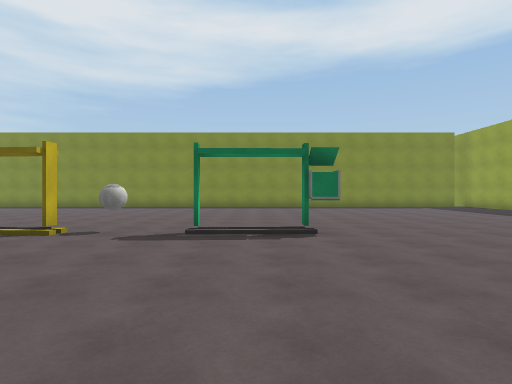
[1] (above)

24 first-person views from a walk through a Unity game level. The camera is 1.5 m above the floor, looks level and sees 80° across. Doors are open. The floor is counted in squares, 2 m on a side. Each view is taken from the middle of a square. On the plan, view 1 faces up. The plan holds only what a view shows up to about 10 squares ahead; the rest is blank. The place goes on beyond the plan. The player is left out. Some surface patterns are stand-ins.

[2]
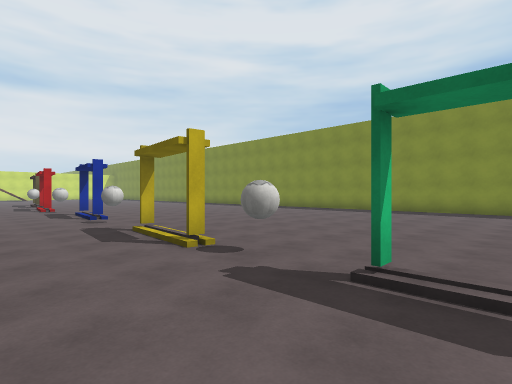

[3]
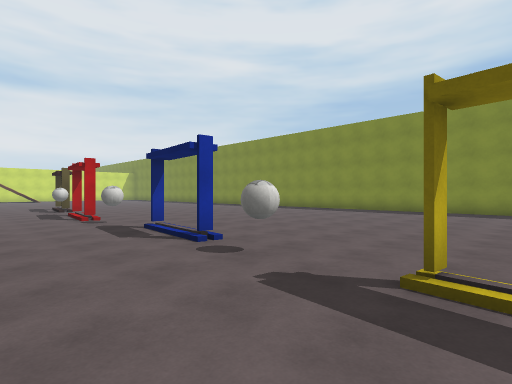

[4]
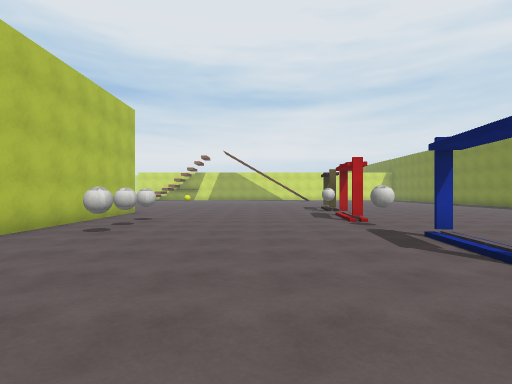

[5]
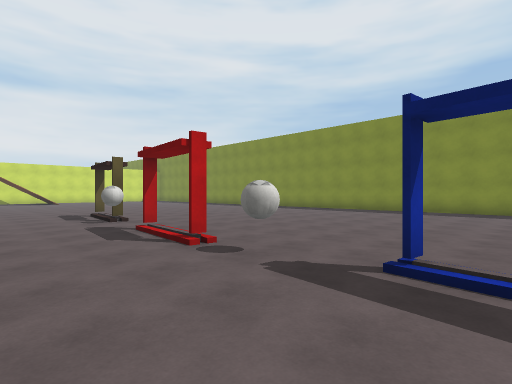

[6]
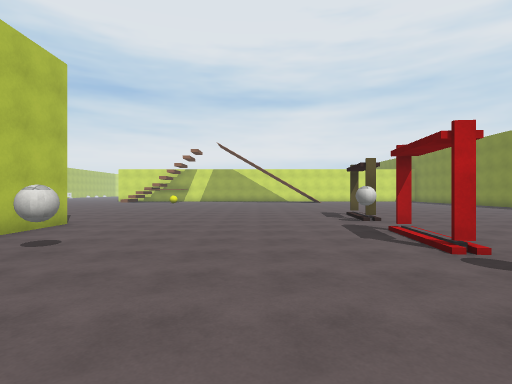

[7]
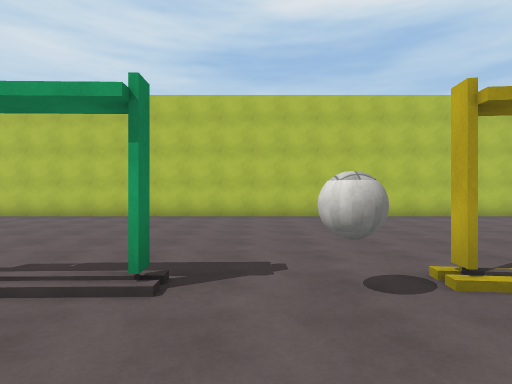

[8]
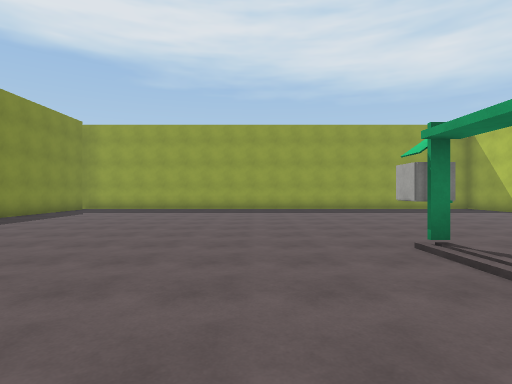

[9]
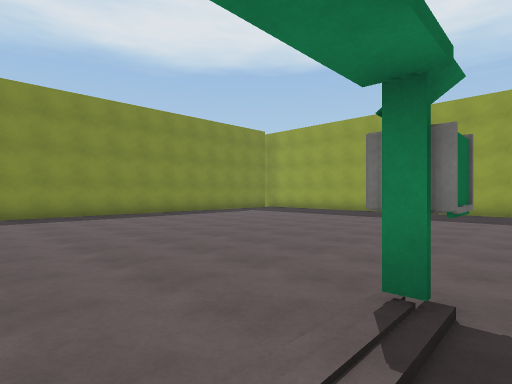

[10]
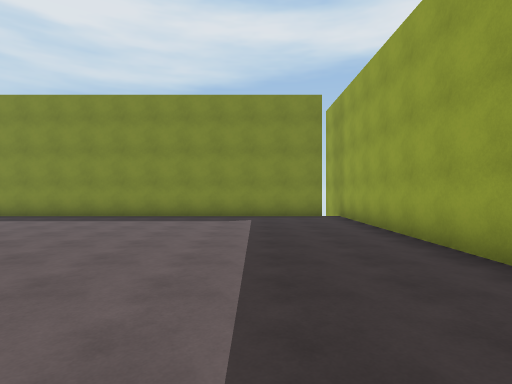

[11]
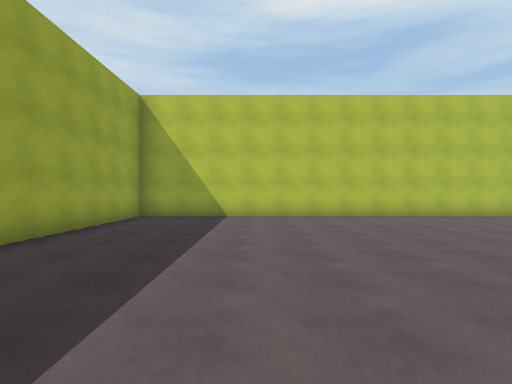

[12]
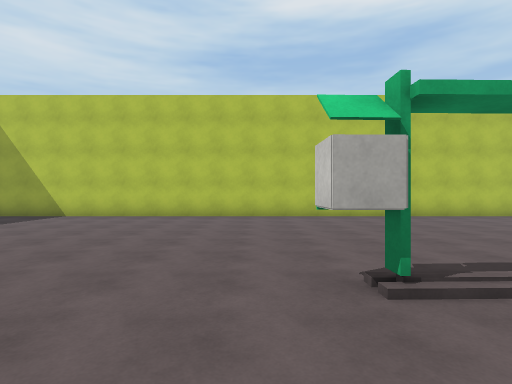

[13]
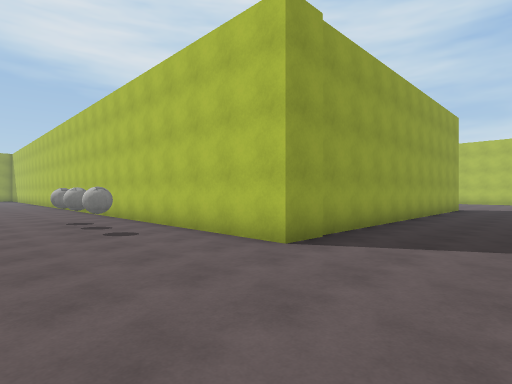

[14]
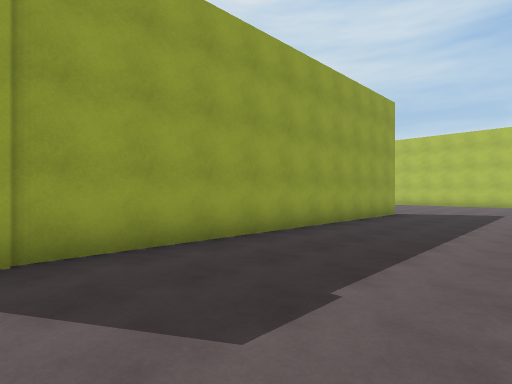

[15]
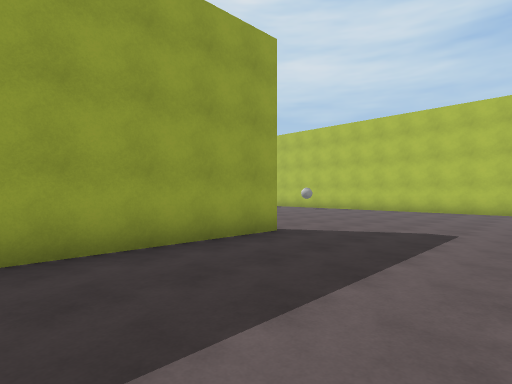

[16]
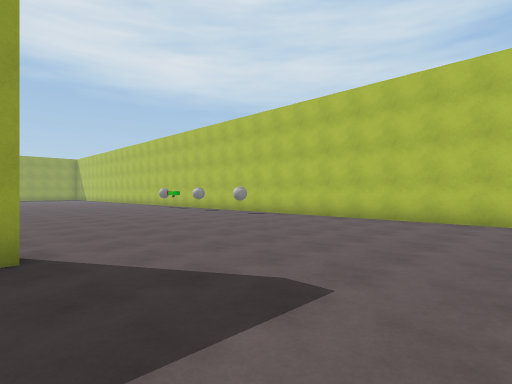

[17]
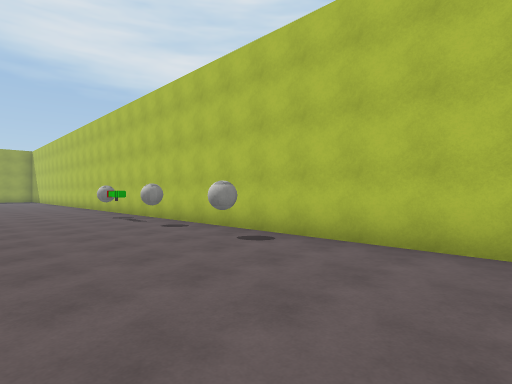

[18]
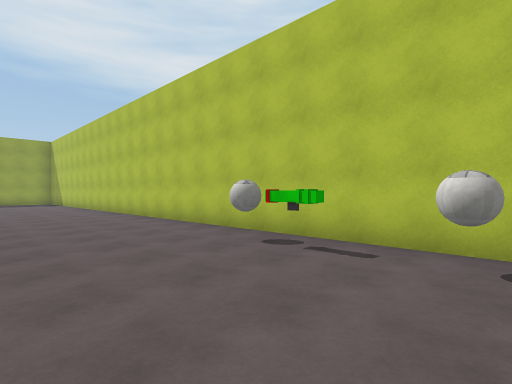

[19]
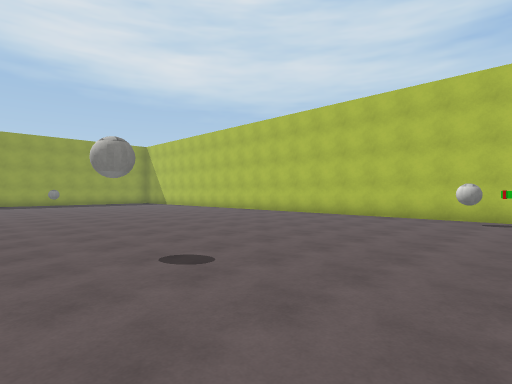

[20]
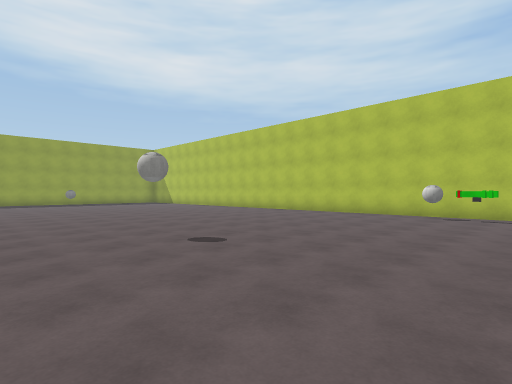

[21]
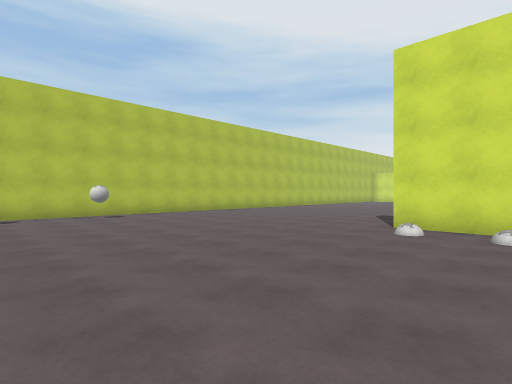

[22]
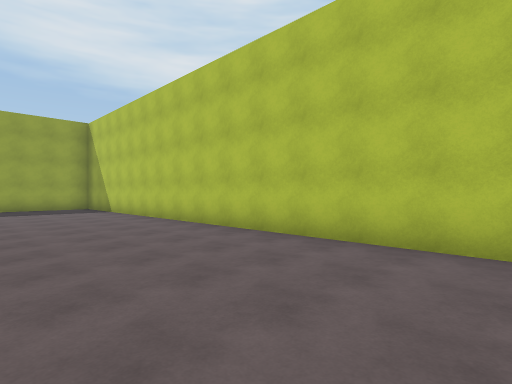

[23]
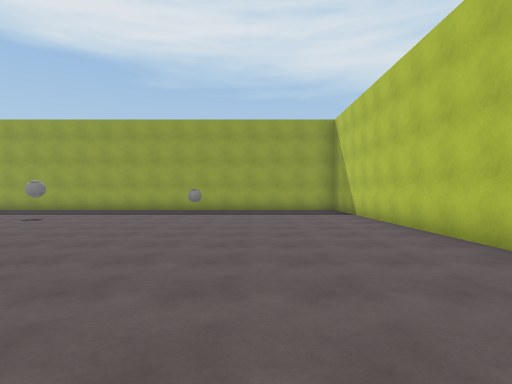

[24]
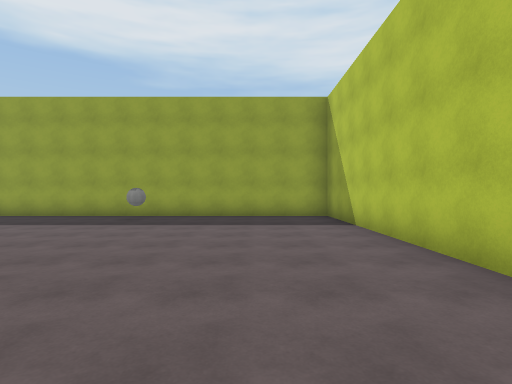

### Floor plan
Points are (right, up) in squares from view 1. A wall is a line through its corners. A room is listed if a view was taken in it or the views show most of it. See-through windows are left out.
Room 1 (views 1, 2, 3, 4, 5, 6, 7, 8, 9, 10, 11, 12, 13)
walls: (-6, 15.4) (-6.8, 15.4); (-11, 15.4) (-11.8, 15.4); (-17.1, -1.4) (10.6, -1.4) (10.6, 3.8); (10.6, 6) (10.6, 7); (10.6, 9) (10.6, 16); (10.1, 15.4) (-1.8, 15.4)
ways out: opening at (-19, -1) to room 2; open door at (-19.5, 6); open door at (-14.5, 6); open door at (-10, 6); open door at (-4.5, 5.5); open door at (-0.5, 6); gap at (10, 16)
objects: ball (-18, 6); ball (-14, 0); ball (-13, 0); ball (-13, 6); ball (-12, 0); ball (-8, 6); ball (-3, 6); other object (1, 6)
Room 2 (views 14, 15, 16, 17, 18, 19, 20, 21, 22, 23, 24)
walls: (-16.6, -10.5) (-16.6, -12.5); (-17.1, -12.5) (-17.1, -1.4); (-20.4, -20.3) (10.6, -20.3) (10.6, -9.9)
ways out: opening at (-19, -1) to room 1
objects: ball (-13, -19); ball (-10, -19); ball (-8, -20); ammo (-8, -19); ball (7, -11); ball (9, -15)

Positions as (right, up) in squares from view 1, and headings:
1: (0, 0), facing up
2: (0, 3), facing up-left
3: (-5, 3), facing up-left
4: (-6, 3), facing left
5: (-10, 3), facing up-left
6: (-10, 3), facing left
7: (-2, 8), facing down
8: (-3, 8), facing right
9: (-1, 5), facing up-right
10: (8, 6), facing up
11: (7, 8), facing down
12: (2, 8), facing down
13: (-20, 2), facing down-right
14: (-21, -2), facing down-right
15: (-21, -8), facing down-right
16: (-21, -12), facing down-right
17: (-17, -16), facing down-right
18: (-11, -16), facing down-right
19: (-9, -11), facing down-right
20: (-10, -10), facing down-right
21: (-10, -10), facing down-left
22: (-4, -16), facing down-right
23: (-2, -17), facing right
24: (1, -18), facing right
